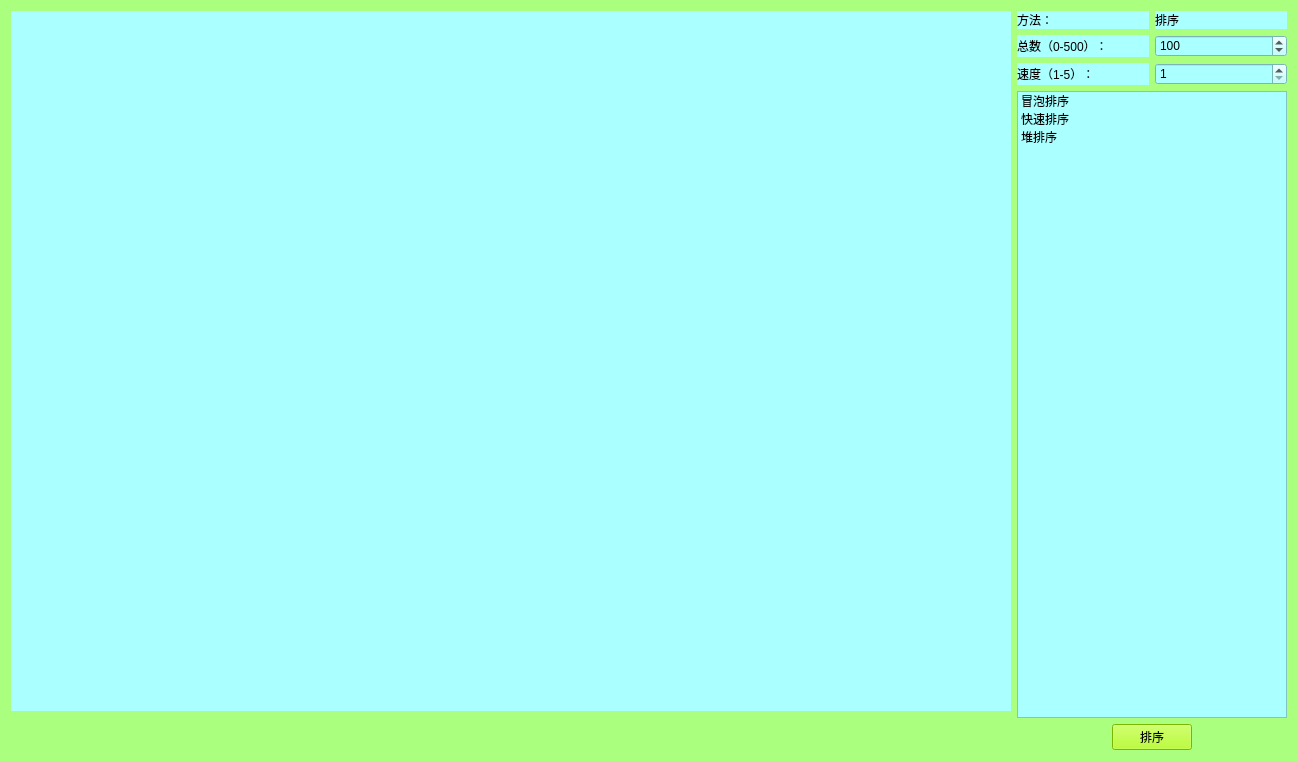
<?xml version="1.0" encoding="UTF-8"?>
<ui version="4.0">
 <class>visualsort</class>
 <widget class="QWidget" name="visualsort">
  <property name="geometry">
   <rect>
    <x>0</x>
    <y>0</y>
    <width>1298</width>
    <height>761</height>
   </rect>
  </property>
  <property name="windowTitle">
   <string>visualsort</string>
  </property>
  <property name="styleSheet">
   <string notr="true">background-color:rgb(170, 255, 127)</string>
  </property>
  <layout class="QHBoxLayout" name="horizontalLayout_6">
   <item>
    <layout class="QVBoxLayout" name="verticalLayout_2">
     <item>
      <widget class="QGraphicsView" name="background">
       <property name="sizePolicy">
        <sizepolicy hsizetype="Expanding" vsizetype="Expanding">
         <horstretch>0</horstretch>
         <verstretch>0</verstretch>
        </sizepolicy>
       </property>
       <property name="minimumSize">
        <size>
         <width>1000</width>
         <height>700</height>
        </size>
       </property>
       <property name="styleSheet">
        <string notr="true">
background-color:rgb(170, 255, 255)</string>
       </property>
       <property name="frameShape">
        <enum>QFrame::NoFrame</enum>
       </property>
       <property name="verticalScrollBarPolicy">
        <enum>Qt::ScrollBarAlwaysOff</enum>
       </property>
       <property name="horizontalScrollBarPolicy">
        <enum>Qt::ScrollBarAlwaysOff</enum>
       </property>
       <property name="backgroundBrush">
        <brush brushstyle="NoBrush">
         <color alpha="255">
          <red>170</red>
          <green>255</green>
          <blue>255</blue>
         </color>
        </brush>
       </property>
       <property name="interactive">
        <bool>true</bool>
       </property>
       <property name="alignment">
        <set>Qt::AlignCenter</set>
       </property>
       <property name="renderHints">
        <set>QPainter::Antialiasing|QPainter::HighQualityAntialiasing|QPainter::TextAntialiasing</set>
       </property>
      </widget>
     </item>
     <item>
      <spacer name="verticalSpacer">
       <property name="orientation">
        <enum>Qt::Vertical</enum>
       </property>
       <property name="sizeHint" stdset="0">
        <size>
         <width>20</width>
         <height>40</height>
        </size>
       </property>
      </spacer>
     </item>
    </layout>
   </item>
   <item>
    <layout class="QVBoxLayout" name="verticalLayout">
     <item>
      <layout class="QHBoxLayout" name="horizontalLayout">
       <item>
        <widget class="QLabel" name="label">
         <property name="styleSheet">
          <string notr="true">background-color:rgb(170, 255, 255)</string>
         </property>
         <property name="text">
          <string>方法：</string>
         </property>
        </widget>
       </item>
       <item>
        <widget class="QLabel" name="Sort">
         <property name="styleSheet">
          <string notr="true">background-color:rgb(170, 255, 255)</string>
         </property>
         <property name="text">
          <string>排序</string>
         </property>
        </widget>
       </item>
      </layout>
     </item>
     <item>
      <layout class="QHBoxLayout" name="horizontalLayout_2">
       <item>
        <widget class="QLabel" name="label_3">
         <property name="styleSheet">
          <string notr="true">background-color:rgb(170, 255, 255)</string>
         </property>
         <property name="text">
          <string>总数（0-500）：</string>
         </property>
        </widget>
       </item>
       <item>
        <widget class="QSpinBox" name="Amount">
         <property name="styleSheet">
          <string notr="true">background-color:rgb(170, 255, 255)</string>
         </property>
         <property name="maximum">
          <number>500</number>
         </property>
         <property name="singleStep">
          <number>50</number>
         </property>
         <property name="value">
          <number>100</number>
         </property>
        </widget>
       </item>
      </layout>
     </item>
     <item>
      <layout class="QHBoxLayout" name="horizontalLayout_3">
       <item>
        <widget class="QLabel" name="label_4">
         <property name="styleSheet">
          <string notr="true">background-color:rgb(170, 255, 255)</string>
         </property>
         <property name="text">
          <string>速度（1-5）：</string>
         </property>
        </widget>
       </item>
       <item>
        <widget class="QSpinBox" name="Speed">
         <property name="styleSheet">
          <string notr="true">background-color:rgb(170, 255, 255)</string>
         </property>
         <property name="minimum">
          <number>1</number>
         </property>
         <property name="maximum">
          <number>5</number>
         </property>
         <property name="singleStep">
          <number>1</number>
         </property>
         <property name="value">
          <number>1</number>
         </property>
        </widget>
       </item>
      </layout>
     </item>
     <item>
      <widget class="QListWidget" name="SortList">
       <property name="styleSheet">
        <string notr="true">
background-color:rgb(170, 255, 255)</string>
       </property>
       <item>
        <property name="text">
         <string>冒泡排序</string>
        </property>
       </item>
       <item>
        <property name="text">
         <string>快速排序</string>
        </property>
       </item>
       <item>
        <property name="text">
         <string>堆排序</string>
        </property>
       </item>
      </widget>
     </item>
     <item>
      <layout class="QHBoxLayout" name="horizontalLayout_4">
       <item>
        <spacer name="horizontalSpacer">
         <property name="orientation">
          <enum>Qt::Horizontal</enum>
         </property>
         <property name="sizeHint" stdset="0">
          <size>
           <width>40</width>
           <height>20</height>
          </size>
         </property>
        </spacer>
       </item>
       <item>
        <widget class="QPushButton" name="SortButton">
         <property name="styleSheet">
          <string notr="true">background-color:rgb(170, 255, 0)</string>
         </property>
         <property name="text">
          <string>排序</string>
         </property>
         <property name="autoDefault">
          <bool>false</bool>
         </property>
         <property name="flat">
          <bool>false</bool>
         </property>
        </widget>
       </item>
       <item>
        <spacer name="horizontalSpacer_2">
         <property name="orientation">
          <enum>Qt::Horizontal</enum>
         </property>
         <property name="sizeHint" stdset="0">
          <size>
           <width>40</width>
           <height>20</height>
          </size>
         </property>
        </spacer>
       </item>
      </layout>
     </item>
    </layout>
   </item>
  </layout>
 </widget>
 <layoutdefault spacing="6" margin="11"/>
 <resources/>
 <connections/>
</ui>
